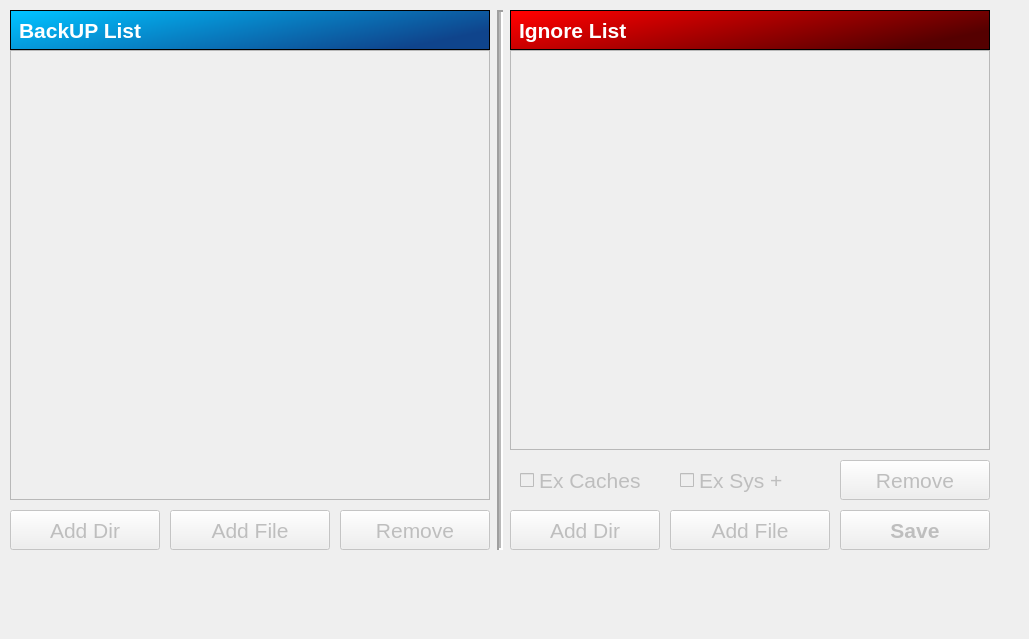
    <widget class="QWidget" name="Selection">
     <attribute name="title">
      <string>&amp;Selection</string>
     </attribute>
     <widget class="QListWidget" name="listWidget_in">
      <property name="enabled">
       <bool>false</bool>
      </property>
      <property name="geometry">
       <rect>
        <x>10</x>
        <y>50</y>
        <width>480</width>
        <height>450</height>
       </rect>
      </property>
      <property name="font">
       <font>
        <pointsize>16</pointsize>
        <weight>50</weight>
        <bold>false</bold>
       </font>
      </property>
     </widget>
     <widget class="QListWidget" name="listWidget_out">
      <property name="enabled">
       <bool>false</bool>
      </property>
      <property name="geometry">
       <rect>
        <x>510</x>
        <y>50</y>
        <width>480</width>
        <height>400</height>
       </rect>
      </property>
      <property name="font">
       <font>
        <pointsize>16</pointsize>
        <weight>50</weight>
        <bold>false</bold>
       </font>
      </property>
     </widget>
     <widget class="QPushButton" name="Save">
      <property name="enabled">
       <bool>false</bool>
      </property>
      <property name="geometry">
       <rect>
        <x>840</x>
        <y>510</y>
        <width>150</width>
        <height>40</height>
       </rect>
      </property>
      <property name="font">
       <font>
        <pointsize>16</pointsize>
        <weight>75</weight>
        <bold>true</bold>
       </font>
      </property>
      <property name="text">
       <string>Save</string>
      </property>
     </widget>
     <widget class="QPushButton" name="Remove_OUT">
      <property name="enabled">
       <bool>false</bool>
      </property>
      <property name="geometry">
       <rect>
        <x>840</x>
        <y>460</y>
        <width>150</width>
        <height>40</height>
       </rect>
      </property>
      <property name="font">
       <font>
        <pointsize>16</pointsize>
        <weight>50</weight>
        <bold>false</bold>
       </font>
      </property>
      <property name="text">
       <string>Remove</string>
      </property>
     </widget>
     <widget class="QPushButton" name="Add_File_OUT">
      <property name="enabled">
       <bool>false</bool>
      </property>
      <property name="geometry">
       <rect>
        <x>670</x>
        <y>510</y>
        <width>160</width>
        <height>40</height>
       </rect>
      </property>
      <property name="font">
       <font>
        <pointsize>16</pointsize>
        <weight>50</weight>
        <bold>false</bold>
       </font>
      </property>
      <property name="text">
       <string>Add File</string>
      </property>
     </widget>
     <widget class="QPushButton" name="Add_Dir_OUT">
      <property name="enabled">
       <bool>false</bool>
      </property>
      <property name="geometry">
       <rect>
        <x>510</x>
        <y>510</y>
        <width>150</width>
        <height>40</height>
       </rect>
      </property>
      <property name="font">
       <font>
        <pointsize>16</pointsize>
        <weight>50</weight>
        <bold>false</bold>
       </font>
      </property>
      <property name="text">
       <string>Add Dir</string>
      </property>
     </widget>
     <widget class="QPushButton" name="Add_File_IN">
      <property name="enabled">
       <bool>false</bool>
      </property>
      <property name="geometry">
       <rect>
        <x>170</x>
        <y>510</y>
        <width>160</width>
        <height>40</height>
       </rect>
      </property>
      <property name="font">
       <font>
        <pointsize>16</pointsize>
        <weight>50</weight>
        <bold>false</bold>
       </font>
      </property>
      <property name="text">
       <string>Add File</string>
      </property>
     </widget>
     <widget class="QPushButton" name="Add_Dir_IN">
      <property name="enabled">
       <bool>false</bool>
      </property>
      <property name="geometry">
       <rect>
        <x>10</x>
        <y>510</y>
        <width>150</width>
        <height>40</height>
       </rect>
      </property>
      <property name="font">
       <font>
        <pointsize>16</pointsize>
        <weight>50</weight>
        <bold>false</bold>
       </font>
      </property>
      <property name="text">
       <string>Add Dir</string>
      </property>
     </widget>
     <widget class="QPushButton" name="Remove_IN">
      <property name="enabled">
       <bool>false</bool>
      </property>
      <property name="geometry">
       <rect>
        <x>340</x>
        <y>510</y>
        <width>150</width>
        <height>40</height>
       </rect>
      </property>
      <property name="font">
       <font>
        <pointsize>16</pointsize>
        <weight>50</weight>
        <bold>false</bold>
       </font>
      </property>
      <property name="text">
       <string>Remove</string>
      </property>
     </widget>
     <widget class="QLabel" name="pathInfo_7">
      <property name="enabled">
       <bool>false</bool>
      </property>
      <property name="geometry">
       <rect>
        <x>510</x>
        <y>10</y>
        <width>480</width>
        <height>40</height>
       </rect>
      </property>
      <property name="font">
       <font>
        <pointsize>16</pointsize>
        <weight>75</weight>
        <bold>true</bold>
       </font>
      </property>
      <property name="styleSheet">
       <string notr="true">QLabel {
background: #03224c;
padding: 2px;
text-align: center;
border-style: outset;
border-width: 1px;

color: rgb(255,255,255);
background: qlineargradient(x1: 0, y1: 0.1, x2: 1, y2: 0.5, stop: 0 #ff0000, stop: 1 #550000);
}</string>
      </property>
      <property name="text">
       <string>Ignore List</string>
      </property>
     </widget>
     <widget class="QLabel" name="pathInfo_18">
      <property name="enabled">
       <bool>false</bool>
      </property>
      <property name="geometry">
       <rect>
        <x>10</x>
        <y>10</y>
        <width>480</width>
        <height>40</height>
       </rect>
      </property>
      <property name="font">
       <font>
        <pointsize>16</pointsize>
        <weight>75</weight>
        <bold>true</bold>
       </font>
      </property>
      <property name="styleSheet">
       <string notr="true">QLabel {
background: #03224c;
padding: 2px;
text-align: center;
border-style: outset;
border-width: 1px;
color: rgb(255,255,255);
background: qlineargradient(x1: 0, y1: 0.1, x2: 1, y2: 0.5, stop: 0 #00c1ff, stop: 1 #0f448c);
}</string>
      </property>
      <property name="text">
       <string>BackUP List</string>
      </property>
     </widget>
     <widget class="QCheckBox" name="Exclude_Caches">
      <property name="enabled">
       <bool>false</bool>
      </property>
      <property name="geometry">
       <rect>
        <x>520</x>
        <y>460</y>
        <width>150</width>
        <height>40</height>
       </rect>
      </property>
      <property name="font">
       <font>
        <pointsize>16</pointsize>
        <weight>50</weight>
        <bold>false</bold>
       </font>
      </property>
      <property name="styleSheet">
       <string notr="true"/>
      </property>
      <property name="text">
       <string>Ex Caches</string>
      </property>
     </widget>
     <widget class="QFrame" name="Unlocked">
      <property name="geometry">
       <rect>
        <x>-20</x>
        <y>-700</y>
        <width>1020</width>
        <height>630</height>
       </rect>
      </property>
      <property name="styleSheet">
       <string notr="true"/>
      </property>
      <property name="frameShape">
       <enum>QFrame::StyledPanel</enum>
      </property>
      <property name="frameShadow">
       <enum>QFrame::Raised</enum>
      </property>
      <widget class="QPushButton" name="Unlocked_Selecton">
       <property name="enabled">
        <bool>true</bool>
       </property>
       <property name="geometry">
        <rect>
         <x>310</x>
         <y>190</y>
         <width>400</width>
         <height>80</height>
        </rect>
       </property>
       <property name="font">
        <font>
         <pointsize>20</pointsize>
         <weight>50</weight>
         <bold>false</bold>
        </font>
       </property>
       <property name="toolTip">
        <string/>
       </property>
       <property name="styleSheet">
        <string notr="true">background:#CCCCCC;
color:#FFFFFF;</string>
       </property>
       <property name="text">
        <string>Unlock</string>
       </property>
      </widget>
     </widget>
     <widget class="QCheckBox" name="Exclude_System">
      <property name="enabled">
       <bool>false</bool>
      </property>
      <property name="geometry">
       <rect>
        <x>680</x>
        <y>460</y>
        <width>140</width>
        <height>40</height>
       </rect>
      </property>
      <property name="font">
       <font>
        <pointsize>16</pointsize>
        <weight>50</weight>
        <bold>false</bold>
       </font>
      </property>
      <property name="styleSheet">
       <string notr="true"/>
      </property>
      <property name="text">
       <string>Ex Sys +</string>
      </property>
     </widget>
     <widget class="Line" name="line_10">
      <property name="geometry">
       <rect>
        <x>490</x>
        <y>10</y>
        <width>20</width>
        <height>540</height>
       </rect>
      </property>
      <property name="frameShadow">
       <enum>QFrame::Sunken</enum>
      </property>
      <property name="lineWidth">
       <number>2</number>
      </property>
      <property name="midLineWidth">
       <number>2</number>
      </property>
      <property name="orientation">
       <enum>Qt::Vertical</enum>
      </property>
     </widget>
     <zorder>Exclude_Caches</zorder>
     <zorder>Exclude_System</zorder>
     <zorder>line_10</zorder>
     <zorder>listWidget_in</zorder>
     <zorder>listWidget_out</zorder>
     <zorder>pathInfo_7</zorder>
     <zorder>pathInfo_18</zorder>
     <zorder>Remove_OUT</zorder>
     <zorder>Unlocked</zorder>
     <zorder>Add_File_OUT</zorder>
     <zorder>Add_Dir_OUT</zorder>
     <zorder>Add_Dir_IN</zorder>
     <zorder>Remove_IN</zorder>
     <zorder>Save</zorder>
     <zorder>Add_File_IN</zorder>
    </widget>
